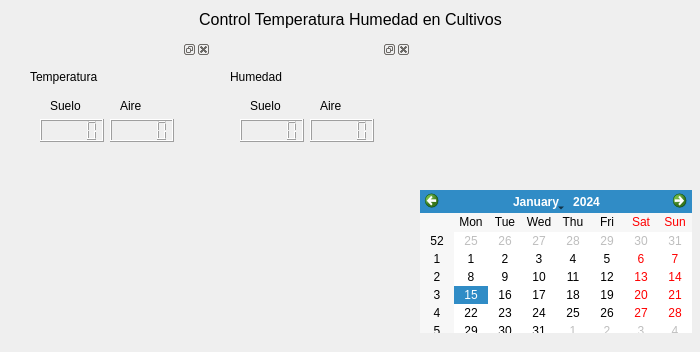
<?xml version="1.0" encoding="UTF-8"?>
<ui version="4.0">
 <class>Form</class>
 <widget class="QWidget" name="Form">
  <property name="geometry">
   <rect>
    <x>0</x>
    <y>0</y>
    <width>700</width>
    <height>352</height>
   </rect>
  </property>
  <property name="windowTitle">
   <string>Form</string>
  </property>
  <widget class="QCalendarWidget" name="calendarWidget">
   <property name="geometry">
    <rect>
     <x>420</x>
     <y>190</y>
     <width>272</width>
     <height>143</height>
    </rect>
   </property>
  </widget>
  <widget class="QDockWidget" name="dockWidget">
   <property name="geometry">
    <rect>
     <x>10</x>
     <y>40</y>
     <width>201</width>
     <height>301</height>
    </rect>
   </property>
   <widget class="QWidget" name="dockWidgetContents">
    <widget class="QLabel" name="label">
     <property name="geometry">
      <rect>
       <x>20</x>
       <y>10</y>
       <width>91</width>
       <height>16</height>
      </rect>
     </property>
     <property name="text">
      <string>Temperatura</string>
     </property>
    </widget>
    <widget class="QLCDNumber" name="lcdNumber">
     <property name="geometry">
      <rect>
       <x>30</x>
       <y>60</y>
       <width>64</width>
       <height>23</height>
      </rect>
     </property>
    </widget>
    <widget class="QLabel" name="label_3">
     <property name="geometry">
      <rect>
       <x>110</x>
       <y>40</y>
       <width>57</width>
       <height>14</height>
      </rect>
     </property>
     <property name="text">
      <string>Aire</string>
     </property>
    </widget>
    <widget class="QwtThermo" name="Thermo">
     <property name="geometry">
      <rect>
       <x>20</x>
       <y>90</y>
       <width>71</width>
       <height>181</height>
      </rect>
     </property>
     <property name="maxValue">
      <double>60.000000000000000</double>
     </property>
    </widget>
    <widget class="QwtThermo" name="Thermo_2">
     <property name="geometry">
      <rect>
       <x>90</x>
       <y>90</y>
       <width>71</width>
       <height>181</height>
      </rect>
     </property>
     <property name="maxValue">
      <double>60.000000000000000</double>
     </property>
    </widget>
    <widget class="QLabel" name="label_2">
     <property name="geometry">
      <rect>
       <x>40</x>
       <y>40</y>
       <width>57</width>
       <height>14</height>
      </rect>
     </property>
     <property name="text">
      <string>Suelo</string>
     </property>
    </widget>
    <widget class="QLCDNumber" name="lcdNumber_2">
     <property name="geometry">
      <rect>
       <x>100</x>
       <y>60</y>
       <width>64</width>
       <height>23</height>
      </rect>
     </property>
    </widget>
   </widget>
  </widget>
  <widget class="QDockWidget" name="dockWidget_2">
   <property name="geometry">
    <rect>
     <x>210</x>
     <y>40</y>
     <width>201</width>
     <height>301</height>
    </rect>
   </property>
   <widget class="QWidget" name="dockWidgetContents_2">
    <widget class="QLabel" name="label_4">
     <property name="geometry">
      <rect>
       <x>20</x>
       <y>10</y>
       <width>91</width>
       <height>16</height>
      </rect>
     </property>
     <property name="text">
      <string>Humedad</string>
     </property>
    </widget>
    <widget class="QLCDNumber" name="lcdNumber_3">
     <property name="geometry">
      <rect>
       <x>30</x>
       <y>60</y>
       <width>64</width>
       <height>23</height>
      </rect>
     </property>
    </widget>
    <widget class="QLabel" name="label_5">
     <property name="geometry">
      <rect>
       <x>110</x>
       <y>40</y>
       <width>57</width>
       <height>14</height>
      </rect>
     </property>
     <property name="text">
      <string>Aire</string>
     </property>
    </widget>
    <widget class="QwtThermo" name="Thermo_3">
     <property name="geometry">
      <rect>
       <x>20</x>
       <y>90</y>
       <width>71</width>
       <height>181</height>
      </rect>
     </property>
     <property name="maxValue">
      <double>100.000000000000000</double>
     </property>
    </widget>
    <widget class="QwtThermo" name="Thermo_4">
     <property name="geometry">
      <rect>
       <x>90</x>
       <y>90</y>
       <width>71</width>
       <height>181</height>
      </rect>
     </property>
     <property name="maxValue">
      <double>100.000000000000000</double>
     </property>
    </widget>
    <widget class="QLabel" name="label_6">
     <property name="geometry">
      <rect>
       <x>40</x>
       <y>40</y>
       <width>57</width>
       <height>14</height>
      </rect>
     </property>
     <property name="text">
      <string>Suelo</string>
     </property>
    </widget>
    <widget class="QLCDNumber" name="lcdNumber_4">
     <property name="geometry">
      <rect>
       <x>100</x>
       <y>60</y>
       <width>64</width>
       <height>23</height>
      </rect>
     </property>
    </widget>
   </widget>
  </widget>
  <widget class="QLabel" name="label_7">
   <property name="geometry">
    <rect>
     <x>10</x>
     <y>10</y>
     <width>681</width>
     <height>20</height>
    </rect>
   </property>
   <property name="text">
    <string>&lt;html&gt;&lt;head/&gt;&lt;body&gt;&lt;p align=&quot;center&quot;&gt;&lt;span style=&quot; font-size:12pt;&quot;&gt;Control Temperatura Humedad en Cultivos&lt;/span&gt;&lt;/p&gt;&lt;/body&gt;&lt;/html&gt;</string>
   </property>
  </widget>
 </widget>
 <customwidgets>
  <customwidget>
   <class>QwtThermo</class>
   <extends>QWidget</extends>
   <header>qwt_thermo.h</header>
  </customwidget>
 </customwidgets>
 <resources/>
 <connections/>
</ui>
